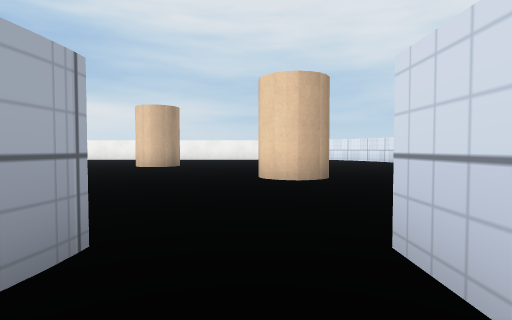
View 1 (above)

20 first-person views from a walk through a 3-D level made in the Unity game engine. The camera is 0.59 m above the floor, tilts 2° down and sees 80° across. The floor is counted in squares, 1 m on a side. Each view is taken from the middle of a square. On the plan, view 1 faces up. The plan holds only what a view shows up to about 9 squares ahead; the rest is blank. Surface patterns are stand-ins for the level's own textures.

View 2
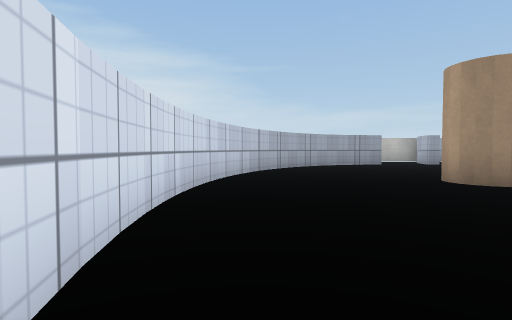

View 3
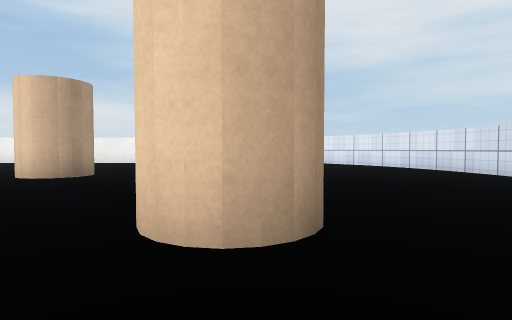

View 4
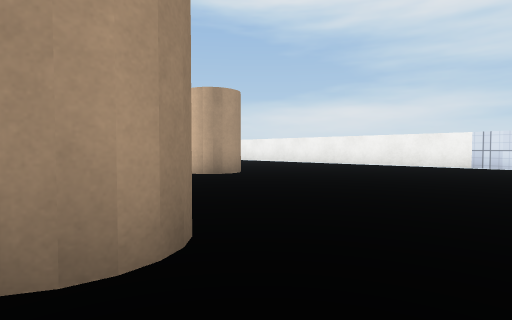

View 5
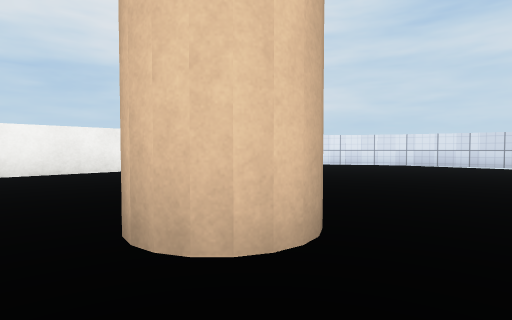

View 6
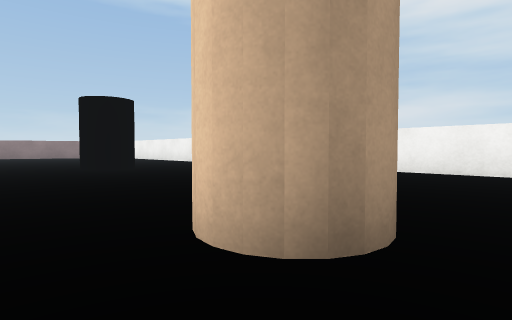

View 7
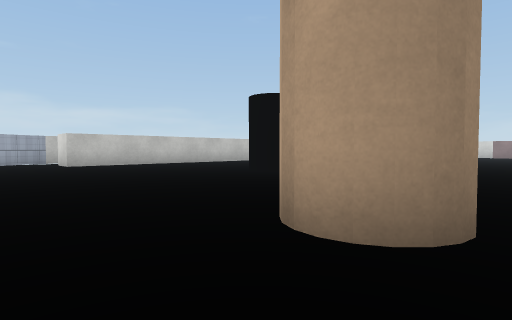

View 8
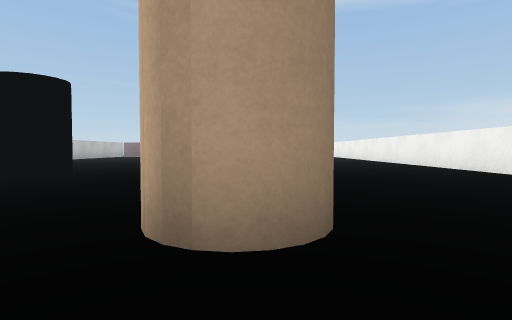

View 9
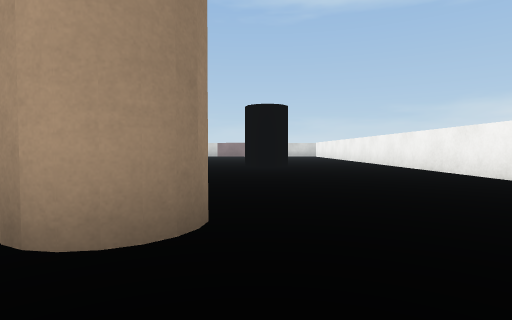

View 10
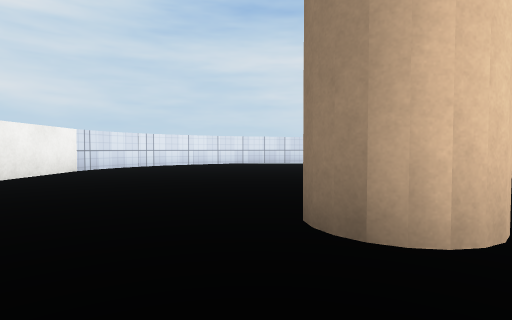

View 11
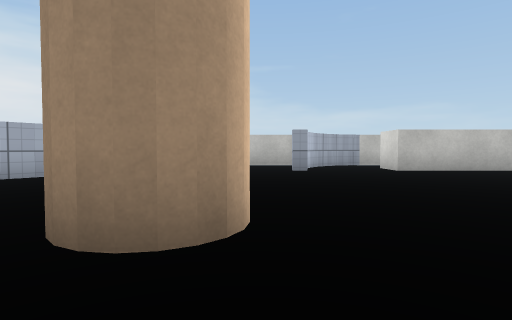

View 12
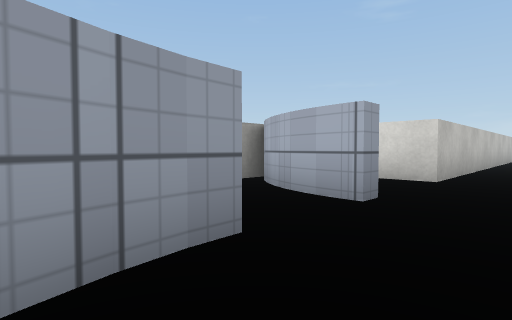

View 13
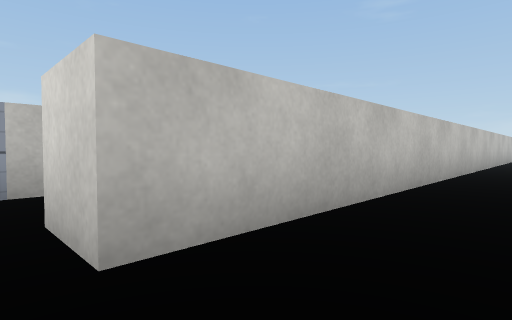

View 14
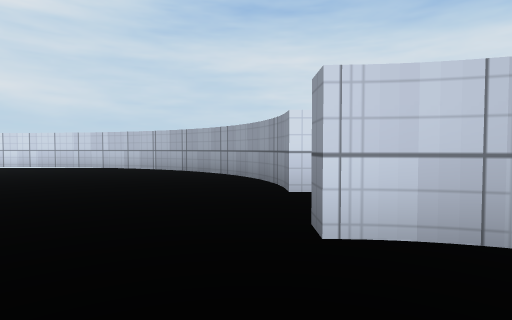

View 15
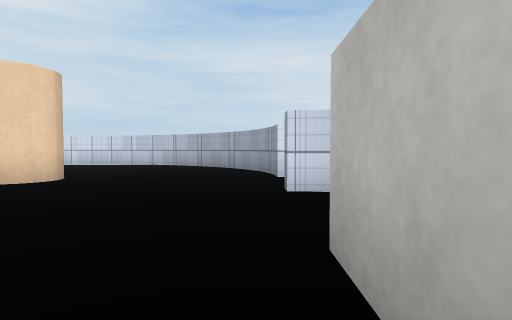

View 16
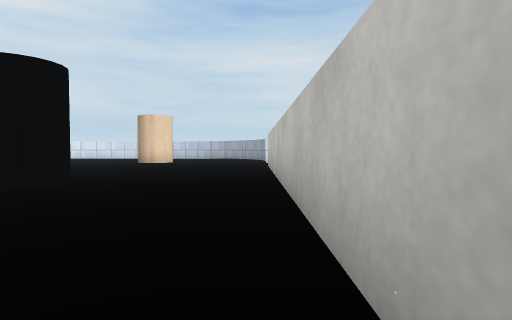

View 17
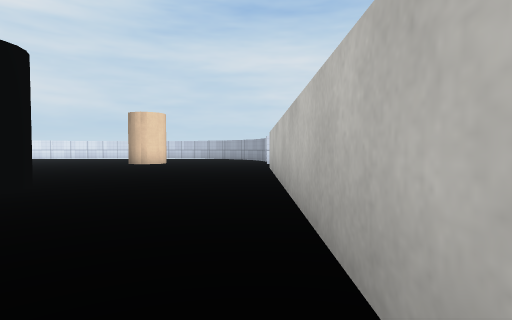

View 18
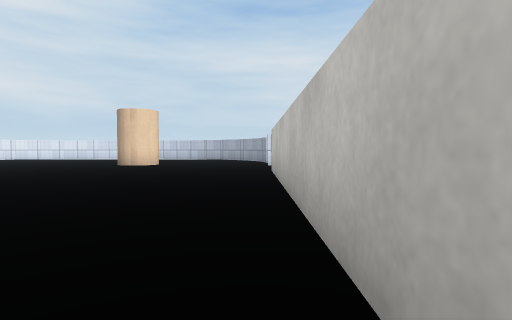

View 19
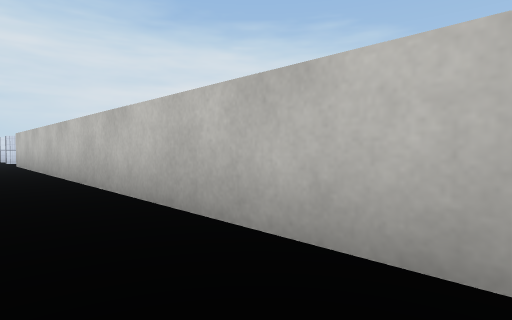

View 20
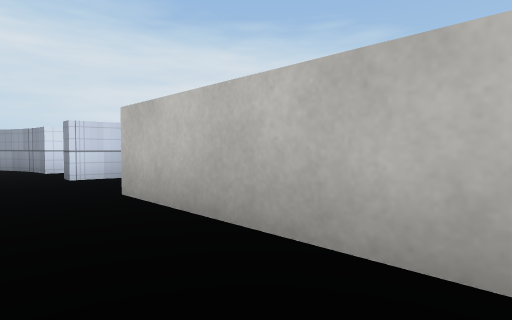

### Floor plan
Points are (right, up) in squares from view 1. A wall is a line through its corners. A room is listed if a view was taken in it or the views show most of it. See-through windows are left out.
Room 1 (view 1)
walls: (0.7, 0.8) (0.7, 1.6); (-0.9, 1) (-1.1, 0.5); (-0.9, 1.6) (-1, 0.8); (-1, 0.7) (-1.3, 0.1)
ways out: opening at (0, 1) to room 2
Room 2 (views 2, 3, 4, 5, 6, 7, 8, 9, 10, 11, 12, 13, 14, 15, 16, 17, 18, 19, 20)
walls: (-15, 1.6) (-3.4, 1.6) (-3.4, 0.5); (-1.5, 0.4) (-1.3, 1); (-1.7, 0) (-1.4, 0.7) (-1.2, 1.5); (0.7, 1.6) (1.2, 1.6); (1.1, 1.6) (1.6, 1.7); (1.2, 16.3) (-10.1, 16.3); (1.5, 1.7) (1.9, 1.8) (2.4, 2); (2, 16.1) (1.5, 16.2); (2.4, 15.9) (1.8, 16.1); (2.3, 1.9) (2.8, 2.2); (2.8, 15.7) (2.2, 16); (2.7, 2.1) (3.1, 2.4); (3, 2.3) (3.9, 3.1); (3.8, 2.9) (4.8, 4.2); (4.6, 4.1) (4.9, 4.6) (5.6, 6.2); (5.5, 6) (5.8, 7.2); (5.6, 11.7) (5.2, 12.9); (5.8, 7.1) (5.9, 9); (5.9, 10) (5.5, 11.9); (6, 8.8) (5.8, 10.2)
ways out: opening at (0, 1) to room 1; opening at (-3, 1)
objects: black cylinder (-12, 12) to (-11, 13); black cylinder (-8, 6) to (-7, 7); cylinder (-4, 10) to (-3, 11); cylinder (0, 6) to (1, 7)

Where each view was taken, in squares from view 1:
view 1: 0 up, 0 right, facing up
view 2: 12 up, 5 right, facing down
view 3: 4 up, 1 right, facing up
view 4: 6 up, 3 right, facing up-left
view 5: 9 up, 5 left, facing up-right
view 6: 9 up, 2 left, facing up-left
view 7: 12 up, 1 left, facing down-left
view 8: 11 up, 1 left, facing left
view 9: 12 up, 1 left, facing left
view 10: 12 up, 6 left, facing right
view 11: 9 up, 0 right, facing down
view 12: 3 up, 2 right, facing down-left
view 13: 3 up, 3 left, facing down-left
view 14: 2 up, 3 left, facing right
view 15: 2 up, 5 left, facing right
view 16: 2 up, 13 left, facing right
view 17: 2 up, 12 left, facing right
view 18: 2 up, 11 left, facing right
view 19: 3 up, 15 left, facing down-right
view 20: 3 up, 7 left, facing down-right
